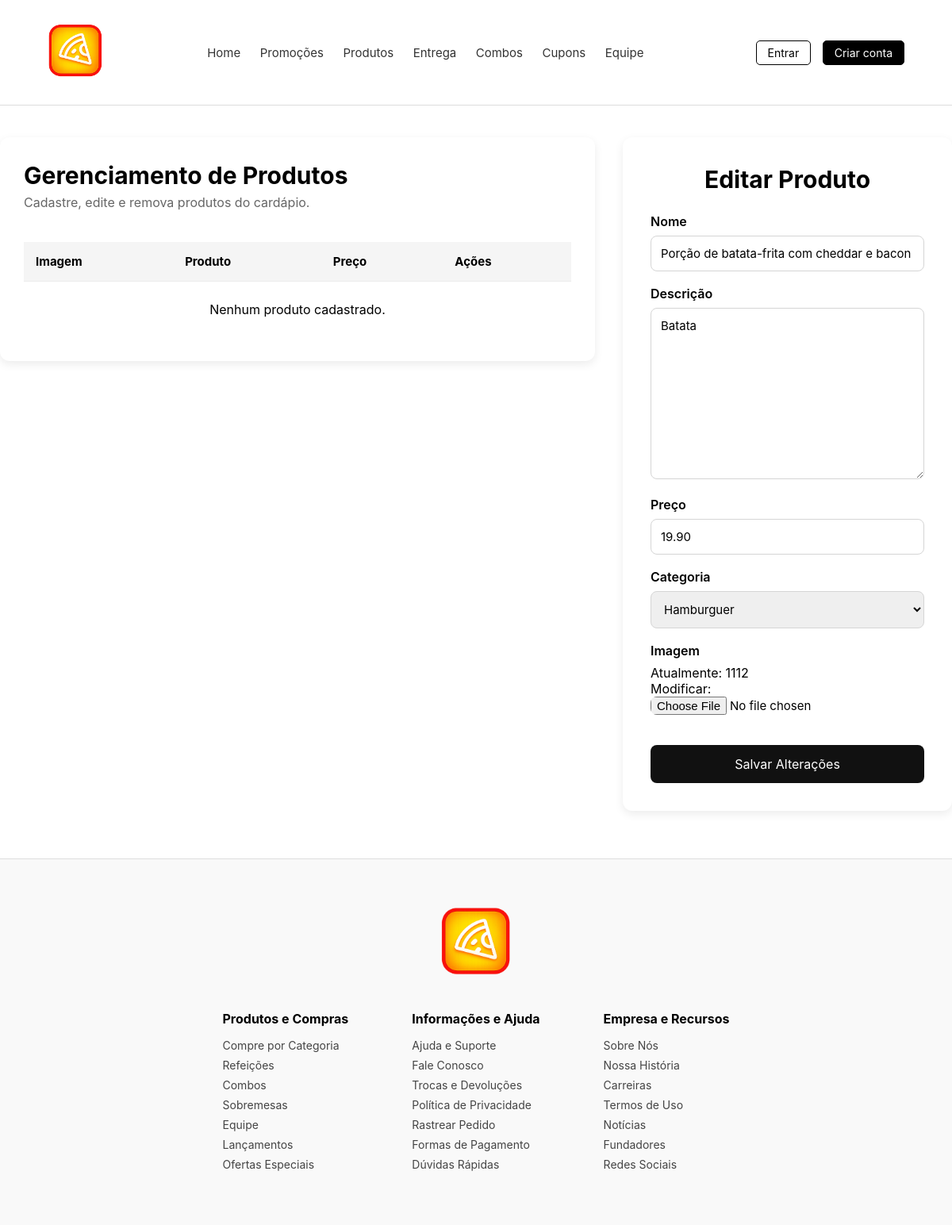
The page /produto_editar/1/ on the database as committed earlier.
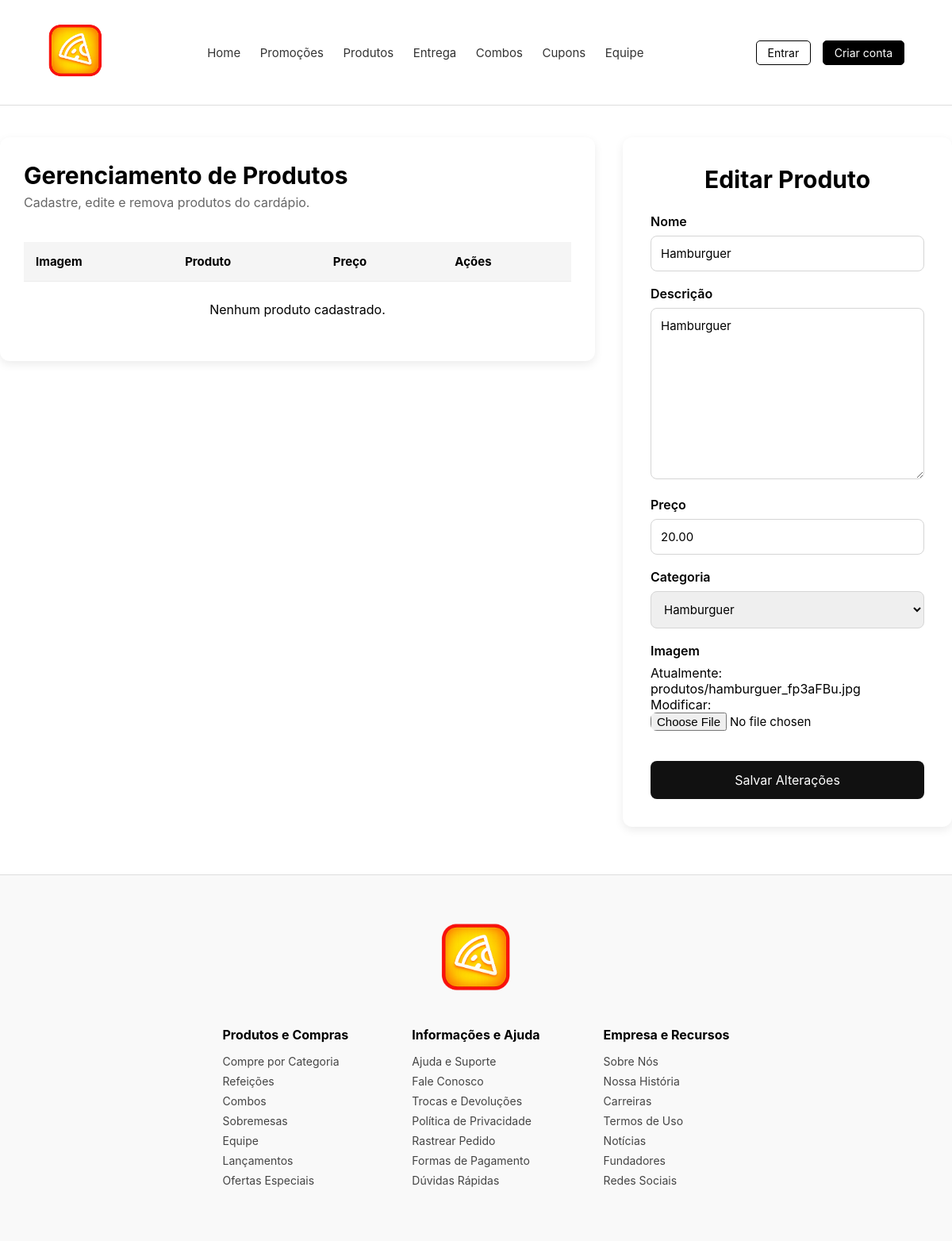
The same page on the database as committed later.
### core/models.py (models this page shows)
class Produto(models.Model):
    CATEGORIAS = [
        ('Hamburguer', 'Hamburguer'),
        ('Cachorro quente', 'Cachorro quente'),
        ('Pizza', 'Pizza'),
        ('Batata', 'Batata'),
        ('Bebida', 'Bebida'),
        ('Sobremesa', 'Sobremesa'),
        ('Salgado', 'Salgado'),
    ]
    nome = models.CharField(max_length=100)
    descricao = models.TextField()
    preco = models.DecimalField(max_digits=8, decimal_places=2)
    categoria = models.CharField(max_length=30, choices=CATEGORIAS)
    imagem = models.ImageField(upload_to='produtos/')

### core/views.py (the view)
# urls.py: path('produto_editar/<int:id>/', produto_editar, name='produto_editar'),
def produto_editar(request, id):
    produto = get_object_or_404(Produto, id=id)
    if request.method == 'POST':
        form = ProdutoForm(
            request.POST,
            request.FILES,
            instance=produto
        )
        if form.is_valid():
            form.save()
            return redirect('produto_gerenciar')
    else:
        form = ProdutoForm(instance=produto)
    return render(
        request,
        'produto_gerenciar.html',
        {
            'form': form
        }
    )

### core/forms.py
class ProdutoForm(ModelForm):
    class Meta:
        model = Produto
        fields = '__all__'

### core/templates/produto_gerenciar.html (shortened to what this page needs)
{% extends 'base.html' %}
{% load static %}
{% block estilo %}
<link rel="stylesheet" href="{% static 'style/produto_gerenciar.css' %}">
{% endblock %}
{% block conteudo %}
<div class="container-gerenciar">
    <div class="painel">
        <div class="painel-header">
            <h2>Gerenciamento de Produtos</h2>
            <p>Cadastre, edite e remova produtos do cardápio.</p>
            <br>
        </div>
        <table>
            <thead>
                <tr>
                    <th>Imagem</th>
                    <th>Produto</th>
                    <th>Preço</th>
                    <th>Ações</th>
                </tr>
            </thead>
            <tbody>
            {% for produto in produtos %}
                <tr>
                    <td>
                        {% if produto.imagem %}
                            <img src="{{ produto.imagem.url }}" width="75px" alt="{{ produto.nome }}">
                        {% else %}
                            <span>Sem imagem</span>
                        {% endif %}
                    </td>
                    <td>{{ produto.nome }}</td>
                    <td>R$ {{ produto.preco }}</td>
                    <td>
                        <a href="{% url 'produto_editar' produto.id %}">
                            <button type="button" class="btn-editar">
                                Editar
                            </button>
                        </a>
                        <form action="{% url 'produto_remover' produto.id %}" method="POST" style="display:inline;">
                            {% csrf_token %}
                            <button class="btn-excluir" type="submit">Excluir</button>
                        </form>
                    </td>
                </tr>
            {% empty %}
                <tr>
                    <td colspan="4" style="text-align:center; padding:25px;">
                        Nenhum produto cadastrado.
                    </td>
                </tr>
            {% endfor %}
            </tbody>
        </table>
    </div>
    <div class="cadastro">
        <h2>
            {% if form.instance.pk %}
                Editar Produto
            {% else %}
                Cadastrar Produto
            {% endif %}
        </h2>
        <form method="POST" enctype="multipart/form-data">
            <div class="campo">
                <label for="{{ form.nome.id_for_label }}">Nome</label>
                {{ form.nome }}
            </div>
            <div class="campo">
                <label for="{{ form.descricao.id_for_label }}">Descrição</label>
                {{ form.descricao }}
            </div>
            <div class="campo">
                <label for="{{ form.preco.id_for_label }}">Preço</label>
                {{ form.preco }}
            </div>
            <div class="campo">
                <label for="{{ form.categoria.id_for_label }}">Categoria</label>
                {{ form.categoria }}
            </div>
            <div class="campo">
                <label for="{{ form.imagem.id_for_label }}">Imagem</label>
                {{ form.imagem }}
            </div>
            <button class="btn-salvar" type="submit">
                {% if form.instance.pk %}
                    Salvar Alterações
                {% else %}
                    Cadastrar Produto
                {% endif %}
            </button>
        </form>
    </div>
</div>
{% endblock %}

### templates/base.html (shortened to what this page needs)
{% load static %}
<!DOCTYPE html>
<html lang="pt-BR">
<head>
    <link rel='stylesheet' type='text/css' media='screen' href='/static/style/index.css'>
{% block estilo %}
{% endblock %}
</head>
<body>
{% include 'menu.html' %}
{% block conteudo %}
{% endblock %}
{% include 'rodape.html' %}
</body>
</html>

### templates/menu.html
<header class="navbar">
    <div class="logo"><a href="{% url 'index' %}"><img src="/static/imgs/logo1.png" width="70px"></a></div>
    <nav class="nav-links">
      <a href="{% url 'index' %}">Home</a>
      <a href="{% url 'index' %}">Promoções</a>
      <a href="{% url 'produtos' %}">Produtos</a>
      <a href="{% url 'index' %}">Entrega</a>
      <a href="{% url 'index' %}">Combos</a>
      <a href="{% url 'index' %}">Cupons</a>
      <a href="{% url 'index' %}">Equipe</a>
    </nav>
    <div class="nav-buttons">
      <button class="btn-outline"><a href="{% url 'login' %}">Entrar</a></button>
      <button class="btn-dark"><a href="{% url 'register' %}">Criar conta</a></button>
    </div>
</header>

### templates/rodape.html
<footer class="footer">
    <div class="logo"><a href="{% url 'index' %}"><img src="/static/imgs/logo1.png" width="90px"></a></div>
    <br><br>
    <div class="footer-columns">
      <div class="column">
        <h4>Produtos e Compras</h4>
        <ul>
          <li>Compre por Categoria</li>
          <li>Refeições</li>
          <li>Combos</li>
          <li>Sobremesas</li>
          <li>Equipe</li>
          <li>Lançamentos</li>
          <li>Ofertas Especiais</li>
        </ul>
      </div>
      <div class="column">
        <h4>Informações e Ajuda</h4>
        <ul>
          <li>Ajuda e Suporte</li>
          <li>Fale Conosco</li>
          <li>Trocas e Devoluções</li>
          <li>Política de Privacidade</li>
          <li>Rastrear Pedido</li>
          <li>Formas de Pagamento</li>
          <li>Dúvidas Rápidas</li>
        </ul>
      </div>
      <div class="column">
        <h4>Empresa e Recursos</h4>
        <ul>
          <li>Sobre Nós</li>
          <li>Nossa História</li>
          <li>Carreiras</li>
          <li>Termos de Uso</li>
          <li>Notícias</li>
          <li>Fundadores</li>
          <li>Redes Sociais</li>
        </ul>
      </div>
    </div>
</footer>
</body>
</html>

### static/style/index.css (style rules this page uses)
* { margin: 0; padding: 0; box-sizing: border-box; font-family: 'Inter', sans-serif; }
body { color: #000; background-color: #ffffff; overflow-x: hidden; }
a { color: inherit; text-decoration: none; }
.navbar { display: flex; justify-content: space-between; align-items: center; padding: 30px 60px; border-bottom: 1px solid #ddd; background: #fff; position: sticky; top: 0; z-index: 100; animation: fadeIn 1s ease; margin: 0 auto; text-decoration: none; }
.logo { font-size: 22px; font-weight: bold; cursor: default; transition: transform 0.3s ease; }
.nav-links a { margin: 0 10px; text-decoration: none; color: #333; font-size: 15px; position: relative; transition: color 0.3s ease; }
.nav-links a::after { content: ""; position: absolute; left: 0; bottom: -3px; width: 0; height: 2px; background: #000; transition: width 0.3s ease; }
.nav-buttons button { margin-left: 10px; padding: 6px 14px; border-radius: 5px; cursor: pointer; font-size: 14px; border: 1px solid #000; transition: all 0.3s ease; }
.btn-outline { background: #fff; color: #000; border: 1px solid #000; transition: background 0.3s ease, color 0.3s ease, transform 0.3s ease; }
.btn-dark { background: #000; color: #fff; }
.footer { display: flex; flex-direction: column; align-items: center; background: #f9f9f9; padding: 60px 20px; margin-top: 60px; border-top: 1px solid #ddd; animation: fadeIn 2s ease; }
.footer-columns { display: flex; gap: 80px; flex-wrap: wrap; justify-content: center; text-align: left; }
.column h4 { font-size: 16px; margin-bottom: 15px; }
.column ul { list-style: none; }
.column li { font-size: 14px; color: #444; margin-bottom: 8px; transition: color 0.3s ease, transform 0.3s ease; cursor: pointer; }

### static/style/produto_gerenciar.css (style rules this page uses)
.container-gerenciar { width: 1200px; margin: 40px auto; display: flex; justify-content: space-between; align-items: flex-start; gap: 35px; }
.painel { background: #fff; border-radius: 12px; box-shadow: 0 4px 12px rgba(0,0,0,.08); padding: 30px; flex: 2; width: 70%; }
.painel-header { margin-bottom: 20px; }
.painel-header h2 { font-size: 30px; margin-bottom: 6px; }
.painel-header p { color: #666; }
table { width: 100%; border-collapse: collapse; }
thead { background: #f5f5f5; }
th { padding: 15px; text-align: left; font-size: 15px; }
td { padding: 15px; border-top: 1px solid #ececec; vertical-align: middle; }
.cadastro { background:#fff; border-radius:12px; box-shadow:0 4px 12px rgba(0,0,0,.08); padding:35px; flex: 1; width: 200px; position: sticky; top: 30px; }
.cadastro h2 { text-align:center; margin-bottom:25px; font-size:30px; }
.cadastro form { display:flex; flex-direction:column; }
.campo { margin-bottom:18px; }
.campo label { display:block; font-weight:600; margin-bottom:8px; }
.cadastro input, .cadastro textarea, .cadastro select { width:100%; padding:12px; border:1px solid #d5d5d5; border-radius:8px; font-size:15px; transition:.3s; }
.cadastro textarea { min-height:120px; resize:vertical; }
.cadastro input[type=file] { border:none; padding:0; }
.btn-salvar { margin-top:20px; padding:14px; background:#111; color:#fff; border:none; border-radius:8px; cursor:pointer; font-size:16px; transition:.3s; }

Rows that differ between the two databases and show on the page:
changed Produto "Hamburguer": nome "Porção de batata-frita com cheddar e bacon" → "Hamburguer"; descricao "Batata" → "Hamburguer"; preco "19.90" → "20.00"
Other text that changed with them:
text no longer shown: "Atualmente: 1112 Modificar:"
text now shown: "Atualmente: produtos/hamburguer_fp3aFBu.jpg Modificar:"
